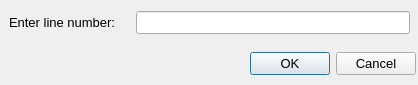
<?xml version="1.0" encoding="UTF-8"?>
<ui version="4.0">
 <class>gotoLineDialog</class>
 <widget class="QDialog" name="gotoLineDialog">
  <property name="geometry">
   <rect>
    <x>0</x>
    <y>0</y>
    <width>418</width>
    <height>85</height>
   </rect>
  </property>
  <property name="font">
   <font>
    <pointsize>10</pointsize>
   </font>
  </property>
  <property name="windowTitle">
   <string>Go to Line</string>
  </property>
  <property name="modal">
   <bool>true</bool>
  </property>
  <widget class="QDialogButtonBox" name="buttonBox">
   <property name="geometry">
    <rect>
     <x>240</x>
     <y>50</y>
     <width>176</width>
     <height>27</height>
    </rect>
   </property>
   <property name="orientation">
    <enum>Qt::Horizontal</enum>
   </property>
   <property name="standardButtons">
    <set>QDialogButtonBox::Cancel|QDialogButtonBox::Ok</set>
   </property>
  </widget>
  <widget class="QLabel" name="notification">
   <property name="geometry">
    <rect>
     <x>10</x>
     <y>50</y>
     <width>201</width>
     <height>26</height>
    </rect>
   </property>
   <property name="font">
    <font>
     <pointsize>10</pointsize>
    </font>
   </property>
   <property name="text">
    <string/>
   </property>
  </widget>
  <widget class="QWidget" name="layoutWidget">
   <property name="geometry">
    <rect>
     <x>9</x>
     <y>9</y>
     <width>401</width>
     <height>28</height>
    </rect>
   </property>
   <layout class="QGridLayout" name="gridLayout">
    <property name="horizontalSpacing">
     <number>10</number>
    </property>
    <property name="verticalSpacing">
     <number>0</number>
    </property>
    <item row="0" column="1">
     <widget class="QLineEdit" name="line_txt">
      <property name="placeholderText">
       <string/>
      </property>
     </widget>
    </item>
    <item row="0" column="0">
     <widget class="QLabel" name="labelName">
      <property name="font">
       <font>
        <pointsize>10</pointsize>
       </font>
      </property>
      <property name="text">
       <string>Enter line number:   </string>
      </property>
     </widget>
    </item>
   </layout>
  </widget>
 </widget>
 <tabstops>
  <tabstop>line_txt</tabstop>
  <tabstop>buttonBox</tabstop>
 </tabstops>
 <resources/>
 <connections>
  <connection>
   <sender>buttonBox</sender>
   <signal>accepted()</signal>
   <receiver>gotoLineDialog</receiver>
   <slot>accept()</slot>
   <hints>
    <hint type="sourcelabel">
     <x>248</x>
     <y>254</y>
    </hint>
    <hint type="destinationlabel">
     <x>157</x>
     <y>274</y>
    </hint>
   </hints>
  </connection>
  <connection>
   <sender>buttonBox</sender>
   <signal>rejected()</signal>
   <receiver>gotoLineDialog</receiver>
   <slot>reject()</slot>
   <hints>
    <hint type="sourcelabel">
     <x>316</x>
     <y>260</y>
    </hint>
    <hint type="destinationlabel">
     <x>286</x>
     <y>274</y>
    </hint>
   </hints>
  </connection>
 </connections>
</ui>
